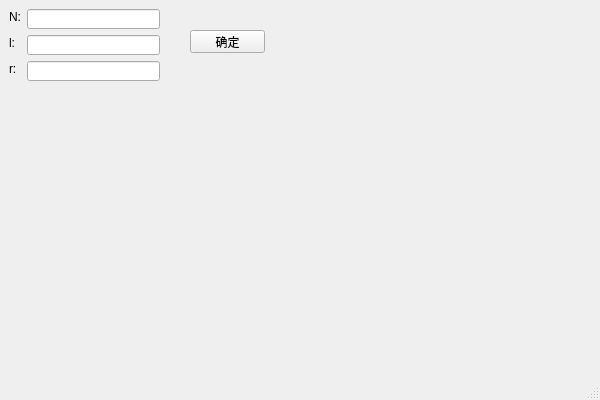
<?xml version="1.0" encoding="UTF-8"?>
<ui version="4.0">
 <class>Ex_1_1_032Class</class>
 <widget class="QMainWindow" name="Ex_1_1_032Class">
  <property name="geometry">
   <rect>
    <x>0</x>
    <y>0</y>
    <width>600</width>
    <height>400</height>
   </rect>
  </property>
  <property name="windowTitle">
   <string>Ex_1_1_032</string>
  </property>
  <widget class="QWidget" name="centralWidget">
   <widget class="QLabel" name="label">
    <property name="geometry">
     <rect>
      <x>9</x>
      <y>9</y>
      <width>16</width>
      <height>16</height>
     </rect>
    </property>
    <property name="text">
     <string>N:</string>
    </property>
   </widget>
   <widget class="QLineEdit" name="LE_N">
    <property name="geometry">
     <rect>
      <x>27</x>
      <y>9</y>
      <width>133</width>
      <height>20</height>
     </rect>
    </property>
   </widget>
   <widget class="QLabel" name="label_2">
    <property name="geometry">
     <rect>
      <x>9</x>
      <y>35</y>
      <width>16</width>
      <height>16</height>
     </rect>
    </property>
    <property name="text">
     <string>l:</string>
    </property>
   </widget>
   <widget class="QLabel" name="label_3">
    <property name="geometry">
     <rect>
      <x>9</x>
      <y>61</y>
      <width>16</width>
      <height>16</height>
     </rect>
    </property>
    <property name="text">
     <string>r:</string>
    </property>
   </widget>
   <widget class="QLineEdit" name="LE_L">
    <property name="geometry">
     <rect>
      <x>27</x>
      <y>35</y>
      <width>133</width>
      <height>20</height>
     </rect>
    </property>
   </widget>
   <widget class="QLineEdit" name="LE_R">
    <property name="geometry">
     <rect>
      <x>27</x>
      <y>61</y>
      <width>133</width>
      <height>20</height>
     </rect>
    </property>
   </widget>
   <widget class="QPushButton" name="Btn_OK">
    <property name="geometry">
     <rect>
      <x>190</x>
      <y>30</y>
      <width>75</width>
      <height>23</height>
     </rect>
    </property>
    <property name="text">
     <string>确定</string>
    </property>
   </widget>
  </widget>
  <widget class="QStatusBar" name="statusBar"/>
 </widget>
 <layoutdefault spacing="6" margin="11"/>
 <resources>
  <include location="Ex_1_1_032.qrc"/>
 </resources>
 <connections/>
 <slots>
  <slot>OnClickedBtnOK()</slot>
 </slots>
</ui>
